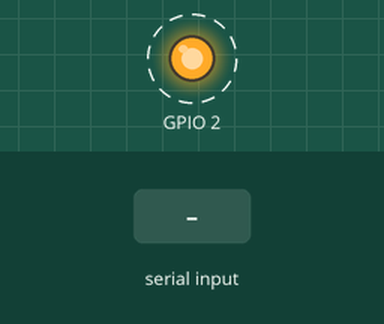
Recording of a sketch running on a simulated ESP32. Shown: output pins drawn as LEDs (lit = HIGH). Dashed ring = blinking. The inputs (shaded band) are chosen by the test bench. What the sketch prints to the serial monitor is not drawn. At 6.0 s the program puts the board to deep sleep or switches it off; the recording ends there.

Above: at 4.8 s.
4.9 s: "deep_sleep\n" received over Serial
Timing chart, 0 to 6.0 s (numbered marks = the images above; inputs shaded):
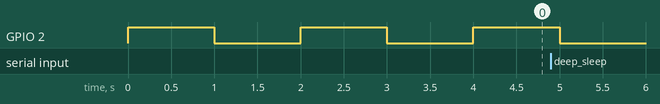

Measured:
- by itself, GPIO 2: alternates HIGH for 1.0 s and LOW for 1.0 s

The sketch:

deep_sleep.ino
```cpp
void setup() {
  Serial.begin(115200);
  pinMode(2, OUTPUT);
}

void loop() {
  if (Serial.available()) {
        String comando = Serial.readStringUntil('\n');
        if (comando == "deep_sleep") {
            Serial.println("Entrando em Deep Sleep...");
            esp_deep_sleep_start();
        }
  }

  digitalWrite(2, HIGH);  // Acende o LED
  delay(1000);             // Espera 1 segundo
  digitalWrite(2, LOW);   // Apaga o LED
  delay(1000);             // Espera 1 segundo
}
```
